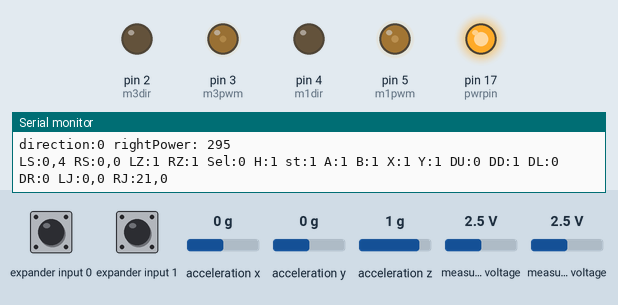
This sketch was run on a simulated Arduino Uno, built with avr-gcc and run on an emulated ATmega328P. Shown: output pins drawn as LEDs (lit = HIGH), the last lines printed to the serial monitor. Wiring (inferred from the names in the program): Wii Nunchuk at I2C address 0x52. The test bench sets the inputs (shaded band); at power-on: acceleration x 0 g, measured voltage 2.5 V, expander input 0 HIGH, expander input 1 HIGH, acceleration y 0 g, acceleration z 1 g.

Above: at 1.3 s.
1.4 s: acceleration x set to -1.4 g
At 2.8 s:
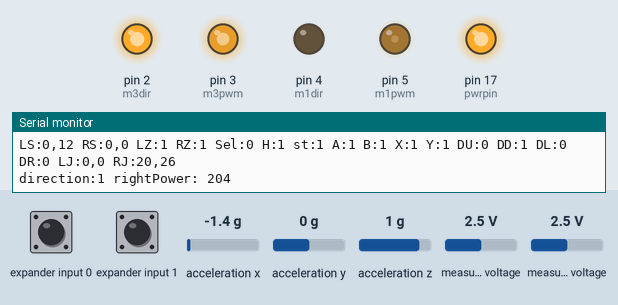
3.1 s: measured voltage (sensor 201) set to 1.2 V
At 3.6 s:
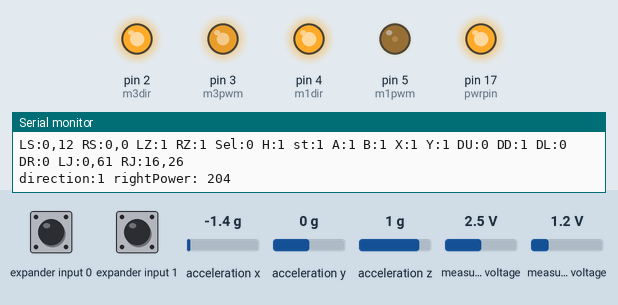
4.7 s: acceleration x set to 0 g
At 5.6 s:
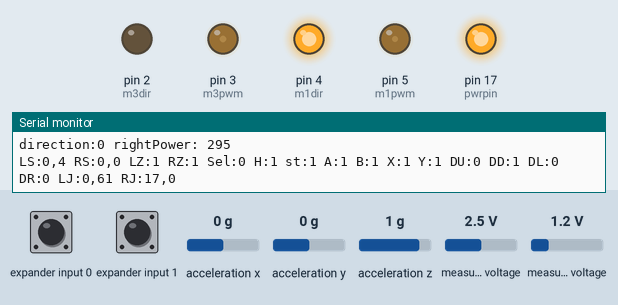
6.3 s: measured voltage (sensor 201) set to 2.1 V
At 6.9 s:
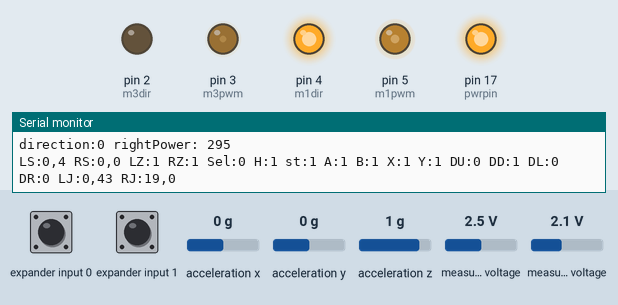
7.9 s: acceleration x set to -0.8 g
At 8.4 s:
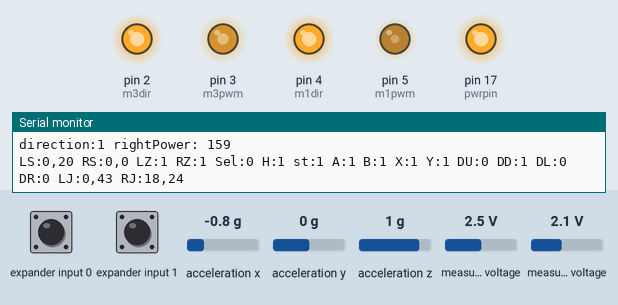
9.5 s: measured voltage (sensor 201) set to 0.1 V
At 10.4 s:
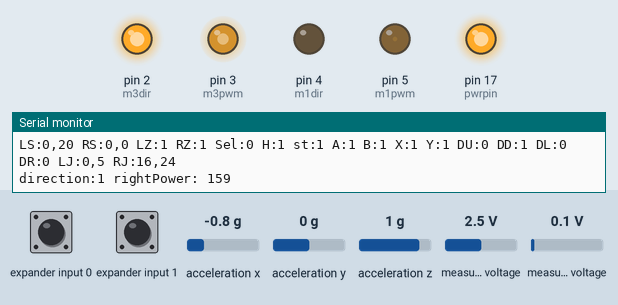
Timing chart, 0 to 12.1 s (numbered marks = the images above; inputs shaded):
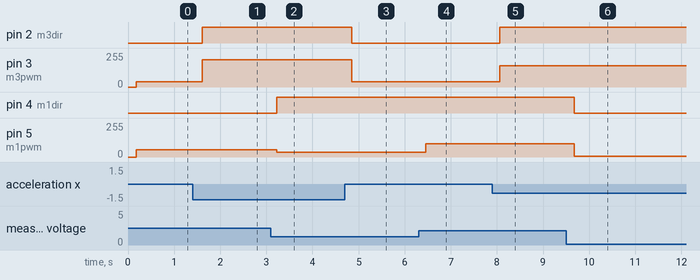

Measured:
- after the input at 1.4 s, pin 2 (m3dir): LOW → HIGH after 0.21 s; pin 3 (m3pwm): 39/255 → 204/255 after 0.21 s
- after the input at 3.1 s, pin 4 (m1dir): LOW → HIGH after 0.13 s; pin 5 (m1pwm): 56/255 → 37/255 after 0.13 s
- after the input at 4.7 s, pin 2 (m3dir): HIGH → LOW after 0.15 s; pin 3 (m3pwm): 204/255 → 39/255 after 0.15 s
- after the input at 6.3 s, pin 5 (m1pwm): 37/255 → 98/255 after 0.15 s
- after the input at 7.9 s, pin 2 (m3dir): LOW → HIGH after 0.16 s; pin 3 (m3pwm): 39/255 → 159/255 after 0.16 s
- after the input at 9.5 s, pin 4 (m1dir): HIGH → LOW after 0.18 s; pin 5 (m1pwm): 98/255 → 4/255 after 0.18 s

The sketch:

WiiPlayground.ino
```cpp
#include "Wire.h"
#include "WiiClassic.h"

WiiClassic wiiClassy = WiiClassic();

int m3dir = 2;
int m3pwm = 3;
int m1dir = 4;
int m1pwm = 5;

void setup() {
  Wire.begin();                                                           // Begin wire connection
  Serial.begin(9600);                                                     // Begin Serial on 9600 baud
  wiiClassy.begin();                                                      // Initialize the Wii Classic controller
  wiiClassy.update();                                                     // Gather data from the controller for the first time as this isually bogus

  pinMode(m3dir, OUTPUT);
  pinMode(m3pwm, OUTPUT);
  pinMode(m1dir, OUTPUT);
  pinMode(m1pwm, OUTPUT);

  Serial.println("Setup complete");
}

void loop() {
  wiiClassy.update();                                                     // Poke the controller for status

  Serial.print("LS:");
  if(wiiClassy.leftShoulderPressed()){
    Serial.print("1");
  }
  else {
    Serial.print("0");
  }
  Serial.print(",");
  Serial.print(wiiClassy.leftShouldPressure());
  Serial.print(" ");

  Serial.print("RS:");
  if(wiiClassy.rightShoulderPressed()){
    Serial.print("1");
  }
  else {
    Serial.print("0");
  }
  Serial.print(",");
  Serial.print(wiiClassy.rightShouldPressure());
  Serial.print(" ");

  Serial.print("LZ:");
  if(wiiClassy.lzPressed()){
    Serial.print("1");
  }
  else {
    Serial.print("0");
  }
  Serial.print(" ");

  Serial.print("RZ:");
  if(wiiClassy.rzPressed()){
    Serial.print("1");
  }
  else {
    Serial.print("0");
  }
  Serial.print(" ");

  Serial.print("Sel:");
  if(wiiClassy.selectPressed()){
    Serial.print("1");
  }
  else {
    Serial.print("0");
  }
  Serial.print(" ");

  Serial.print("H:");
  if(wiiClassy.homePressed()){
    Serial.print("1");
  }
  else {
    Serial.print("0");
  }
  Serial.print(" ");

  Serial.print("st:");
  if(wiiClassy.startPressed()){
    Serial.print("1");
  }
  else {
    Serial.print("0");
  }
  Serial.print(" ");

  Serial.print("A:");
  if(wiiClassy.aPressed()){
    Serial.print("1");
  }
  else {
    Serial.print("0");
  }
  Serial.print(" ");

  Serial.print("B:");
  if(wiiClassy.bPressed()){
    Serial.print("1");
  }
  else {
    Serial.print("0");
  }
  Serial.print(" ");

  Serial.print("X:");
  if(wiiClassy.xPressed()){
    Serial.print("1");
  }
  else {
    Serial.print("0");
  }
  Serial.print(" ");

  Serial.print("Y:");
  if(wiiClassy.yPressed()){
    Serial.print("1");
  }
  else {
    Serial.print("0");
  }
  Serial.print(" ");

  Serial.print("DU:");
  if(wiiClassy.upDPressed()){
    Serial.print("1");
  }
  else {
    Serial.print("0");
  }
  Serial.print(" ");

  Serial.print("DD:");
  if(wiiClassy.downDPressed()){
    Serial.print("1");
  }
  else {
    Serial.print("0");
  }
  Serial.print(" ");

  Serial.print("DL:");
  if(wiiClassy.leftDPressed()){
    Serial.print("1");
  }
  else {
    Serial.print("0");
  }
  Serial.print(" ");

  Serial.print("DR:");
  if(wiiClassy.rightDPressed()){
    Serial.print("1");
  }
  else {
    Serial.print("0");
  }
  Serial.print(" ");

  Serial.print("LJ:");
  Serial.print(wiiClassy.leftStickX());
  Serial.print(",");
  Serial.print(wiiClassy.leftStickY());
  Serial.print(" ");

  Serial.print("RJ:");
  Serial.print(wiiClassy.rightStickX());
  Serial.print(",");
  Serial.print(wiiClassy.rightStickY());
  Serial.print(" ");

  Serial.println();

  int rightPower = 0;
  int leftPower = 0;
  int rightDirection = HIGH;
  int leftDirection = HIGH;

  int rightY = wiiClassy.rightStickY();
  if(rightY > 16)
  {
    rightDirection = HIGH;
    rightPower = map(rightY, 17, 28, 1, 250);
  }
  if(rightY < 14)
  {
    rightDirection = LOW;
    rightPower = map(rightY, 13, 2, 1, 250);
  }

  int leftY = wiiClassy.leftStickY();
  if(leftY > 33)
  {
    leftDirection = HIGH;
    leftPower = map(leftY, 34, 57, 1, 250);
  }
  if(leftY < 31)
  {
    leftDirection = LOW;
    leftPower = map(leftY, 30, 6, 1, 250);
  }

  Serial.print("direction:");
  Serial.print(rightDirection);

  Serial.print(" ");

  Serial.print("rightPower: ");
  Serial.print(rightPower);
  Serial.println();

  digitalWrite(m1dir, leftDirection);
  digitalWrite(m3dir, rightDirection);

  analogWrite(m1pwm, leftPower);
  analogWrite(m3pwm, rightPower);

  delay(100);
}
```

WiiClassic.h
```cpp
/*
 * Wii Classic -- Use a Wii Classic Controller
 * by Tim Hirzel http://www.growdown.com
 *
 *
 * This code owes thanks to the code by these authors:
 * Tod E. Kurt, http://todbot.com/blog/
 *
 * The Wii Nunchuck reading code is taken from Windmeadow Labs
 * http://www.windmeadow.com/node/42
 *
 * and the reference document on the wii linux site:
 * http://www.wiili.org/index.php/Wiimote/Extension_Controllers/Classic_Controller
 */
#ifndef WiiClassic_h
#define WiiClassic_h
#include <Arduino.h>
#define pwrpin PORTC3
#define gndpin PORTC2

int test = 1;

class WiiClassic {
  private:
    byte cnt;
    uint8_t status[4];              // array to store wiichuck output
    byte averageCounter;
    //int accelArray[3][AVERAGE_N];  // X,Y,Z
    uint8_t buttons[2];
    uint8_t lastButtons[2];
  public:
    void begin() {
      DDRC |= _BV(pwrpin) | _BV(gndpin);
      PORTC &=~ _BV(gndpin);
      PORTC |=  _BV(pwrpin);
      delay(100);  // wait for things to stabilize
      Wire.begin();
      cnt = 0;
      averageCounter = 0;
      Wire.beginTransmission ((byte)0x52);      // transmit to device (byte)0x52
      Wire.write ((byte)0x40);           // writes memory address
      Wire.write ((byte)0x00);           // writes memory address
      Wire.endTransmission ();    // stop transmitting
      lastButtons[0] = (byte)0xff;
      lastButtons[1] = (byte)0xff;
      buttons[0] = (byte)0xff;
      buttons[1] = (byte)0xff;
      update();
    }
    void update() {
      Wire.requestFrom (0x52, 6); // request data from nunchuck
      while (Wire.available ()) { // read byte as an integer
        if (cnt < 4) {
          status[cnt] = _nunchuk_decode_byte (Wire.read()); //_nunchuk_decode_byte ()
        } else {
          lastButtons[cnt-4] = buttons[cnt-4];
          buttons[cnt-4] =_nunchuk_decode_byte (Wire.read());
        }
        cnt++;
      }
      if (cnt > 5) {
        _write_zero(); // write the request for next bytes
        cnt = 0;
      }
    }
    byte * getRawStatus() {
      return status;
    }
    byte * getRawButtons() {
      return buttons;
    }
    boolean leftShoulderPressed() {
      return _PressedRowBit(0,5);
    }
    boolean rightShoulderPressed() {
      return _PressedRowBit(0,1);
    }
    boolean lzPressed() {
      return _PressedRowBit(1,7);
    }
    boolean rzPressed() {
      return _PressedRowBit(1,2);
    }
    boolean leftDPressed() {
      return _PressedRowBit(1,1);
    }
    boolean rightDPressed() {
      return _PressedRowBit(0,7);
    }
    boolean upDPressed() {
      return _PressedRowBit(1,0);
    }
    boolean downDPressed() {
      return _PressedRowBit(0,6);
    }
    boolean selectPressed() {
      return _PressedRowBit(0,4);
    }
    boolean homePressed() {
      return _PressedRowBit(0,3);
    }
    boolean startPressed() {
      return _PressedRowBit(0,2);
    }
    boolean xPressed() {
      return _PressedRowBit(1,3);
    }
    boolean yPressed() {
      return _PressedRowBit(1,5);
    }
    boolean aPressed() {
      return _PressedRowBit(1,4);
    }
    boolean bPressed() {
      return _PressedRowBit(1,6);
    }
    int rightShouldPressure() {
      return status[3] & (byte)0x1f; //rightmost 5 bits
    }
    int leftShouldPressure() {
      return ((status[2] & (byte)0x60) >> 2) + ((status[3] & (byte)0xe0) >> 5); //rightmost 5 bits
    }
    int leftStickX() {
      return ((status[0] & (byte)0x3f));
    }
    int leftStickY() {
      return ((status[1] & (byte)0x3f));
    }
    int rightStickX() {
      return ((status[0] & (byte)0xc0) >> 3) + ((status[1] & (byte)0xc0) >> 5) +  ((status[2] & (byte)0x80) >> 7);
    }
    int rightStickY() {
      return status[2] & (byte)0x1f;
    }

  private:
    boolean _PressedRowBit(byte row, byte bit) {
      byte mask = (1 << bit);
      #ifdef REPORT_ON_HOLD
        return (!(buttons[row] & mask )) && (lastButtons[row] & mask);
      #else
        return (!(buttons[row] & mask ));
      #endif
    }
    byte _nunchuk_decode_byte (byte x) {
      x = (x ^ (byte)0x17) + (byte)0x17;
      return x;
    }
    void _write_zero() {
      Wire.beginTransmission ((byte)0x52);      // transmit to device (byte)0x52
      Wire.write ((byte)0x00);           // writes one byte
      Wire.endTransmission ();    // stop transmitting
    }
};
#endif
```
